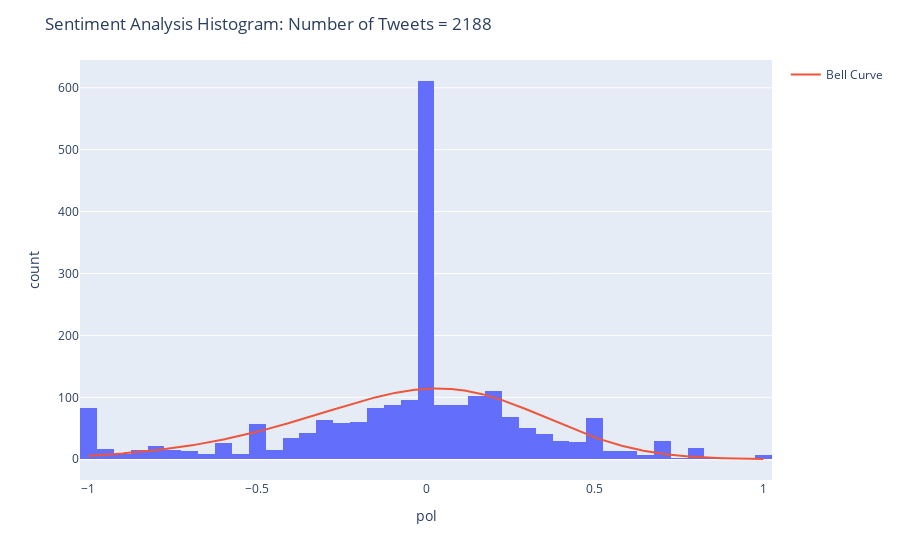

Here is the notebook cell this chart was saved with:
### Code cell
# Create the histogram
fig = px.histogram(polarities_df, x="pol")

# Compute the mean and standard deviation
mean = polarities_df["pol"].mean()
std = polarities_df["pol"].std()

# Generate the x-values for the bell curve
x = np.linspace(-1, 1, 1000)

# Fit a skewed normal distribution to the polarity data
params = stats.skewnorm.fit(polarities_df["pol"])
pdf = stats.skewnorm.pdf(x, *params)

# Add the bell curve as a line plot
fig.add_trace(go.Scatter(x=x, y=pdf*100, mode='lines', name='Bell Curve'))
# Set the layout and save the plot
fig.update_layout(title_text='Sentiment Analysis Histogram: Number of Tweets = ' + str(len(polarities_df)))
fig.write_html("sentiment_histogram.html")

# Display the plot
fig.show()

# Describe the statistics of the polarity values
polarities_df.describe()

### Figure 1 — Plotly figure (JSON) as saved in the notebook; plotly's stock layout.template omitted (floating-point values rounded to 4 significant figures; data arrays with more than 128 entries replaced by an {"elided": "..."} marker saying what was removed)
{"data": [{"alignmentgroup": "True", "bingroup": "x", "hovertemplate": "pol=%{x}<br>count=%{y}<extra></extra>", "legendgroup": "", "marker": {"color": "#636efa", "pattern": {"shape": ""}}, "name": "", "offsetgroup": "", "orientation": "v", "showlegend": false, "type": "histogram", "x": {"elided": "2188 float values"}, "xaxis": "x", "yaxis": "y"}, {"mode": "lines", "name": "Bell Curve", "type": "scatter", "x": {"elided": "1000 float values"}, "y": {"elided": "1000 float values"}}], "layout": {"barmode": "relative", "legend": {"tracegroupgap": 0}, "margin": {"t": 60}, "title": {"text": "Sentiment Analysis Histogram: Number of Tweets = 2188"}, "xaxis": {"anchor": "y", "domain": [0, 1], "title": {"text": "pol"}}, "yaxis": {"anchor": "x", "domain": [0, 1], "title": {"text": "count"}}}}
